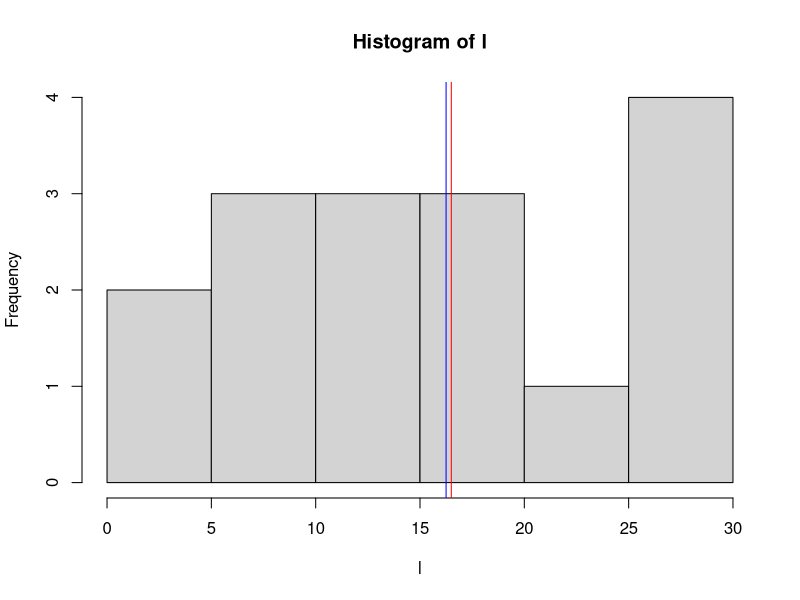

The R script that drew this image:
l <- c(2, 3, 7, 8, 10, 13, 14, 15,
       18, 18, 20, 26, 25, 26, 27, 28)

# Median of l
# Mean of 1
med <- median(l)
mean <- mean(l)

# Plotting histogram and Adding 
# Mean abd Median line to Histogram
hist(l)
abline(v = med, col = 'red')
abline(v = mean, col = 'blue')